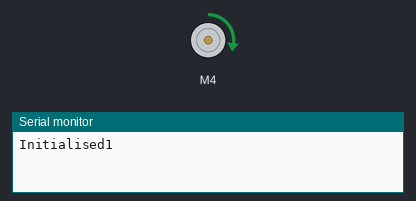
This sketch was run on a simulated Arduino Uno, built with avr-gcc and run on an emulated ATmega328P. Parts: DC motor (green arrow = forward, orange = backward, longer = faster), the last lines printed to the serial monitor.

Above: at 0.1 s.
At 5.1 s:
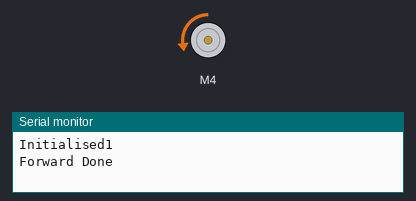
At 10.1 s:
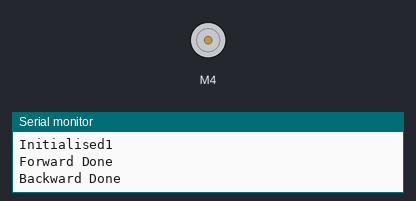
Timing chart, 0 to 11.6 s (numbered marks = the images above):
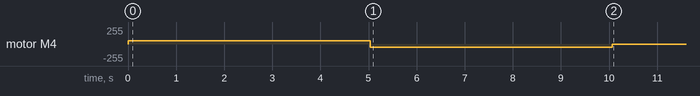

The sketch:

Motor.ino
```cpp
#define encoderA 22
#define encoderB 23
#define switchA 24
#define switchB 25
#define led 13

#include <Wire.h>
#include <Adafruit_MotorShield.h>
#include "utility/Adafruit_PWMServoDriver.h"

Adafruit_MotorShield AFMS = Adafruit_MotorShield();
Adafruit_DCMotor *motor = AFMS.getMotor(4);


void setup(){
  Serial.begin(115200);
  Serial.println("Initialised1");

  AFMS.begin();
  motor->setSpeed(50);
  motor->run(RELEASE);
  for(int i=0;i<500;i++){
    motor->run(FORWARD);
    delay(10);
  }
  Serial.println("Forward Done");
  for(int i=0;i<500;i++){
    motor->run(BACKWARD);
    delay(10);
  }
  motor->run(RELEASE);
  Serial.println("Backward Done");
}

void loop(){
}
```
